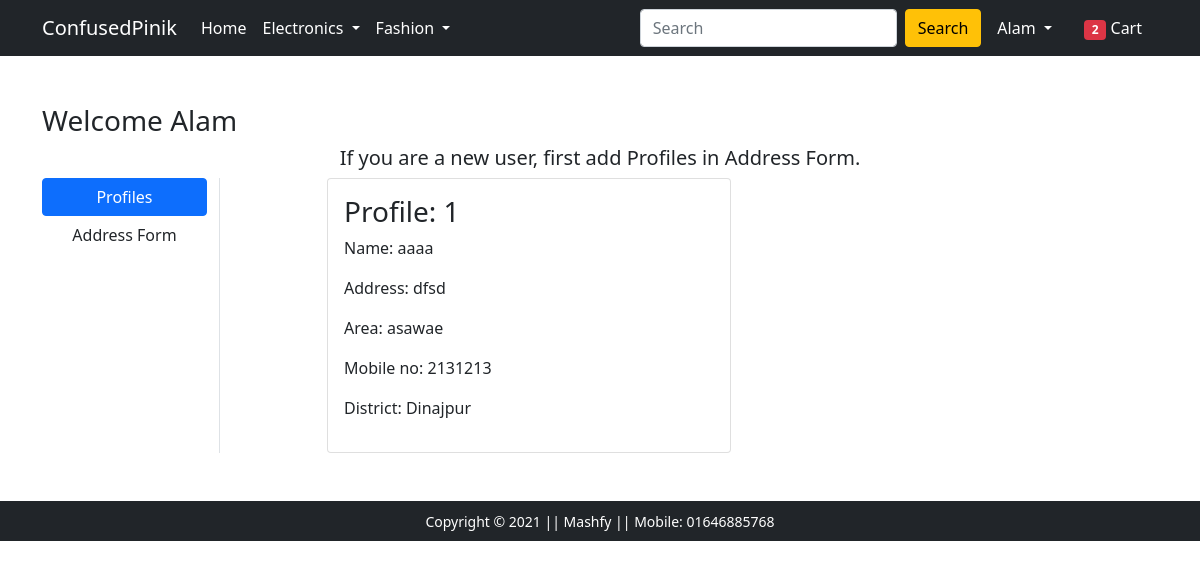
/profile/ (signed in), run on an earlier commit of the app's database.
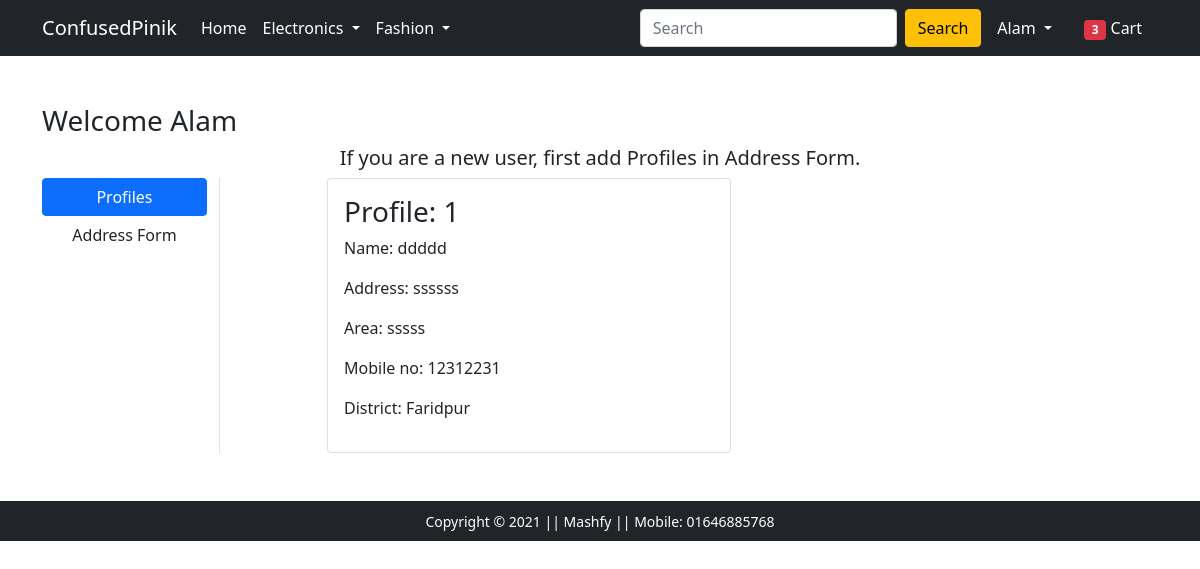
And on a later commit of the database.
### app/models.py (models this page shows, shortened)
class Customer(models.Model):
    user=models.ForeignKey(User,on_delete=models.CASCADE)
    name=models.CharField(max_length=200)
    address=models.CharField(max_length=200) #address
    area=models.CharField(max_length=100) #area
    mobno=models.IntegerField() #mobno
    district=models.CharField(choices=DISTRICT_CHOICES,max_length=50) #area

### app/views.py (the view)
# urls.py: path('profile/', views.address, name='address'),
@login_required
def address(request):
    add=Customer.objects.filter(user=request.user)
    totalitem=len(Cart.objects.filter(user=request.user))
    return render(request, 'app/address.html',{'add':add,'active':'btn-primary','totalitem':totalitem})

### app/templates/app/address.html (shortened to what this page needs)
{% extends 'app/base.html' %}
{% load static %}
{% block main-content %}
<div class="container my-5">
 <div class="row">
 <h3>Welcome <span class="text-capitalize">{{request.user}}</span></h3>
 <h5 style="text-align: center;">If you are a new user, first add Profiles in Address Form.</h5>
  <div class="col-sm-2 border-end">
   <ul class="list-unstyled">
    <li class="d-grid"><a href="{% url 'address' %}" class="btn {{active}}">Profiles</a></li>
    <li class="d-grid"><a href="{% url 'profile' %}" class="btn">Address Form</a></li>
   </ul>
  </div>
  <div class="col-sm-9 offset-sm-1">
   <div class="row">
    {% for ad in add %}
    <div class="col-sm-6">
     <div class="card">
      <div class="card-body">
       <h3>Profile: {{forloop.counter}}</h3>
       <p>Name: {{ad.name}}</p>
       <p>Address: {{ad.address}}</p>
       <p>Area: {{ad.area}}</p>
       <p>Mobile no: {{ad.mobno}}</p>
       <p>District: {{ad.district}}</p>
      </div>
     </div>
    </div>
    {% endfor %}
   </div>
  </div>
 </div>
</div>
{% endblock main-content %}

### app/templates/app/base.html (shortened to what this page needs)
<!doctype html>
{% load static %}
<html lang="en">
  <head>
    <link href="https://cdn.jsdelivr.net/npm/bootstrap@5.0.0-beta1/dist/css/bootstrap.min.css" rel="stylesheet">
    <link rel="stylesheet" href="{% static 'app/css/owl.carousel.min.css' %}">
    <link rel="stylesheet" href="{% static 'app/css/all.min.css' %}">
    <link rel="stylesheet" href="{% static 'app/css/style.css' %}">
  </head>
  <body>
    <nav class="navbar navbar-expand-lg navbar-dark bg-dark">
     <div class="container">
       <a class="navbar-brand" href="/">ConfusedPinik</a>
       <div class="collapse navbar-collapse" id="navbarSupportedContent">
         <ul class="navbar-nav me-auto mb-2 mb-lg-0">
           <li class="nav-item">
             <a class="nav-link active" aria-current="page" href="/">Home</a>
           </li>
           <li class="nav-item dropdown">
             <a class="nav-link dropdown-toggle text-white" href="#" id="electronicsDropdown" role="button" data-bs-toggle="dropdown" aria-expanded="false">
               Electronics
             </a>
           </li>
           <li class="nav-item dropdown">
             <a class="nav-link dropdown-toggle text-white" href="#" id="fashionDropdown" role="button" data-bs-toggle="dropdown" aria-expanded="false">
               Fashion
             </a>
           </li>
         </ul>
         <form method="get" action="/search" class="d-flex">
           <input class="form-control me-2" type="search" placeholder="Search" aria-label="Search" name="query" id="query">
           <button class="btn btn-warning" type="submit">Search</button>
         </form>
         <div>
          <ul class="navbar-nav me-auto mb-2 mb-lg-0">
            {% if request.user.is_authenticated %}
           <li class="nav-item dropdown mx-2">
              <a class="nav-link dropdown-toggle text-white" href="#" id="profileDropdown" role="button" data-bs-toggle="dropdown" aria-expanded="false">
                {{request.user.username|capfirst}}
              </a>
            </li>
            <li class="nav-item mx-2">
             <a href="{% url 'showcart' %}" class="nav-link text-white"><span class="badge bg-danger">{{totalitem}}</span> Cart </a>
            </li>
            {% endif %}
          </ul>
         </div>
       </div>
     </div>
    </nav>
    {% block main-content %} {% endblock main-content %}
    <footer class="container-fluid bg-dark text-center p-2 mt-5">
        <small class="text-white">Copyright &copy; 2021 || Mashfy || </small>
        <small class="text-white"> Mobile: 01646885768 </small>
    </footer>
  </body>
</html>

What changed in the data, as far as the page shows it:
removed Customer: name "aaaa", address "dfsd", area "asawae", mobno "2131213", district "Dinajpur"
added Customer: name "ddddd", address "ssssss", area "sssss", mobno "12312231", district "Faridpur"
Also different on the page:
{{ totalitem }}: "2" → "3"
